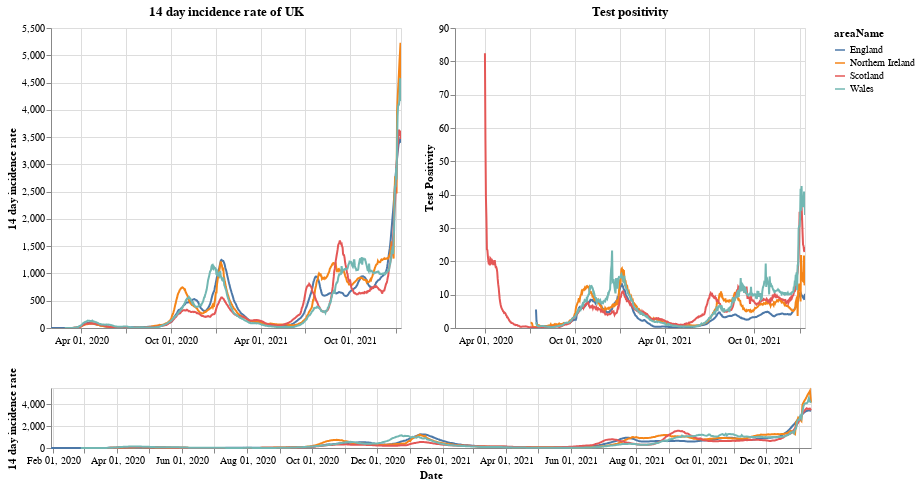

Notebook code cell kept with this figure:
### Markdown cell above
# Plots

First a plot with each country in the UK. The top right shows the positivity rate for (which is the percentage of registered tests which were positive) while the top left is the 14 day incidence rate. The bottom chart can be used to select the timeframe (does not work on a mobile device).

### Code cell
#collapse
brush = alt.selection(type='interval', name='DateBrush',encodings=['x'],fields=['Time'])
leg_selection = alt.selection_multi(fields=['areaName'], bind='legend')

base = alt.Chart(uk_cases).mark_line().encode(
    x=alt.X("yearmonthdate(date):T", axis=alt.Axis(title='Date')),
    y=alt.Y("twoWeeklyCasesRate:Q", axis=alt.Axis(title='14 day incidence rate')),
    tooltip=['areaName', 'date','twoWeeklyCasesRate', 'testPositivity'],
    color='areaName',
    opacity=alt.condition(leg_selection, alt.value(2), alt.value(0.1))
).add_selection(leg_selection).properties(width=350)

upper = base.encode(alt.X('yearmonthdate(date):T', axis=alt.Axis(title=''),
                         scale=alt.Scale(domain=brush))
                   ).properties(title=f'14 day incidence rate of UK')
upper_right = upper.encode(alt.Y('testPositivity:Q', axis=alt.Axis(title='Test Positivity'))).properties(title='Test positivity')
lower = base.properties(height=60, width = 760).add_selection(brush)

(upper | upper_right) & lower

### Figure 1 — Vega-Lite specification as saved in the notebook (floating-point values rounded to 4 significant figures; data arrays with more than 128 entries replaced by an {"elided": "..."} marker saying what was removed)
{"config": {"view": {"continuousWidth": 400, "continuousHeight": 300}}, "vconcat": [{"hconcat": [{"mark": "line", "encoding": {"color": {"type": "nominal", "field": "areaName"}, "opacity": {"condition": {"value": 2, "selection": "selector001"}, "value": 0.1}, "tooltip": [{"type": "nominal", "field": "areaName"}, {"type": "temporal", "field": "date"}, {"type": "quantitative", "field": "twoWeeklyCasesRate"}, {"type": "quantitative", "field": "testPositivity"}], "x": {"type": "temporal", "axis": {"title": ""}, "field": "date", "scale": {"domain": {"selection": "DateBrush"}}, "timeUnit": "yearmonthdate"}, "y": {"type": "quantitative", "axis": {"title": "14 day incidence rate"}, "field": "twoWeeklyCasesRate"}}, "selection": {"selector001": {"type": "multi", "fields": ["areaName"], "bind": "legend"}}, "title": "14 day incidence rate of UK", "width": 350}, {"mark": "line", "encoding": {"color": {"type": "nominal", "field": "areaName"}, "opacity": {"condition": {"value": 2, "selection": "selector001"}, "value": 0.1}, "tooltip": [{"type": "nominal", "field": "areaName"}, {"type": "temporal", "field": "date"}, {"type": "quantitative", "field": "twoWeeklyCasesRate"}, {"type": "quantitative", "field": "testPositivity"}], "x": {"type": "temporal", "axis": {"title": ""}, "field": "date", "scale": {"domain": {"selection": "DateBrush"}}, "timeUnit": "yearmonthdate"}, "y": {"type": "quantitative", "axis": {"title": "Test Positivity"}, "field": "testPositivity"}}, "selection": {"selector001": {"type": "multi", "fields": ["areaName"], "bind": "legend"}}, "title": "Test positivity", "width": 350}]}, {"mark": "line", "encoding": {"color": {"type": "nominal", "field": "areaName"}, "opacity": {"condition": {"value": 2, "selection": "selector001"}, "value": 0.1}, "tooltip": [{"type": "nominal", "field": "areaName"}, {"type": "temporal", "field": "date"}, {"type": "quantitative", "field": "twoWeeklyCasesRate"}, {"type": "quantitative", "field": "testPositivity"}], "x": {"type": "temporal", "axis": {"title": "Date"}, "field": "date", "timeUnit": "yearmonthdate"}, "y": {"type": "quantitative", "axis": {"title": "14 day incidence rate"}, "field": "twoWeeklyCasesRate"}}, "height": 60, "selection": {"selector001": {"type": "multi", "fields": ["areaName"], "bind": "legend"}, "DateBrush": {"type": "interval", "encodings": ["x"], "fields": ["Time"]}}, "width": 760}], "data": {"name": "data-981a21a288f0a1ea31e002c8f38f0a80"}, "$schema": "https://vega.github.io/schema/vega-lite/v4.8.1.json", "datasets": {"data-981a21a288f0a1ea31e002c8f38f0a80": {"elided": "2764 records"}}}
